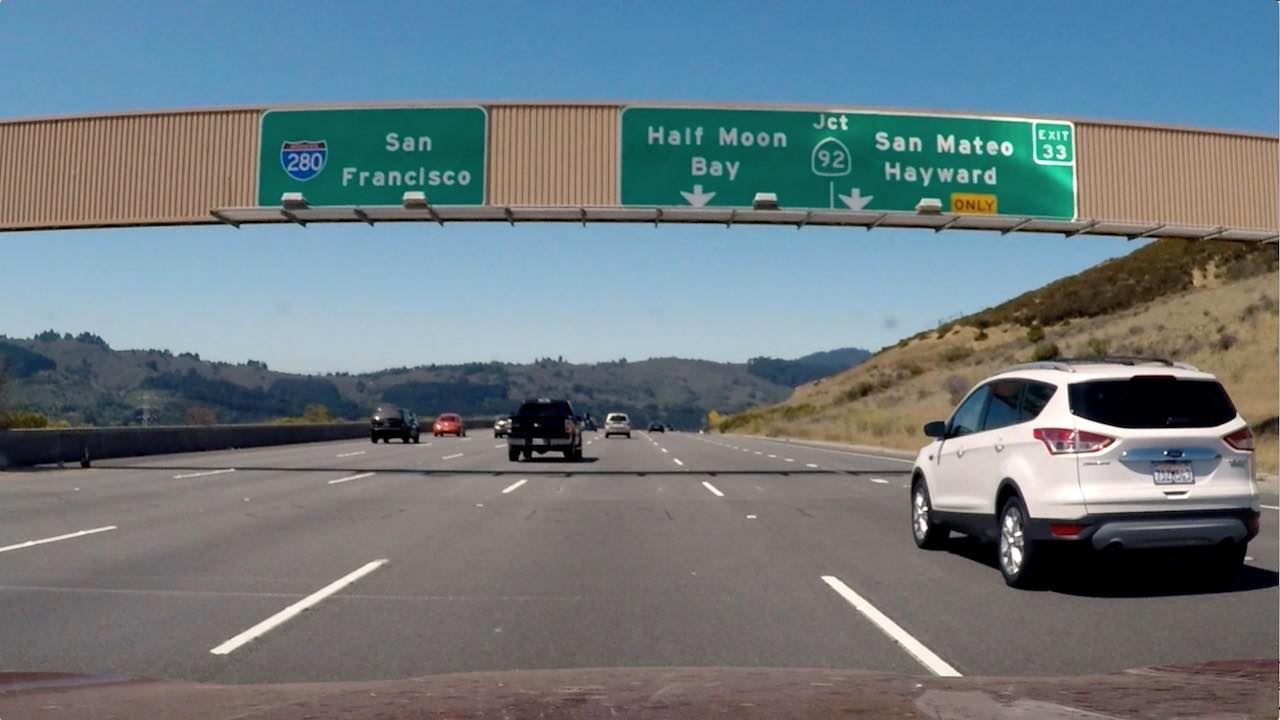
#> input picture 6. (lesson) Camera Calibration/direction_of_the_gradient/signs_vehicles_xygrad.png, 1280 x 720 px
$ python gui_dir_thresh.py   (older library calls are emulated)
#> lines starting #> are read from the running program, lines starting #| are printed output that depends on the picture; after the words box and inside, x2 and y2 are one past the last pixel; in counts of white or black regions, pixels touching at a corner belong together
#> further down, img is the input picture: shape (720, 1280, 3); mean B, G, R 127.5, 121.6, 109.2
import cv2
import numpy as np

def nothing(x):
    pass

def dir_threshold(img, sobel_kernel=3, thresh=(0, np.pi/2)):

    # Apply the following steps to img
    # 1) Convert to grayscale
#> called with sobel_kernel = 1, thresh = (0, 0)
    gray = cv2.cvtColor(img, cv2.COLOR_RGB2GRAY)

    # 2) Take the gradient in x and y separately
    sobelx = cv2.Sobel(gray, cv2.CV_64F, 1, 0, ksize=sobel_kernel)
    sobely = cv2.Sobel(gray, cv2.CV_64F, 0, 1, ksize=sobel_kernel)
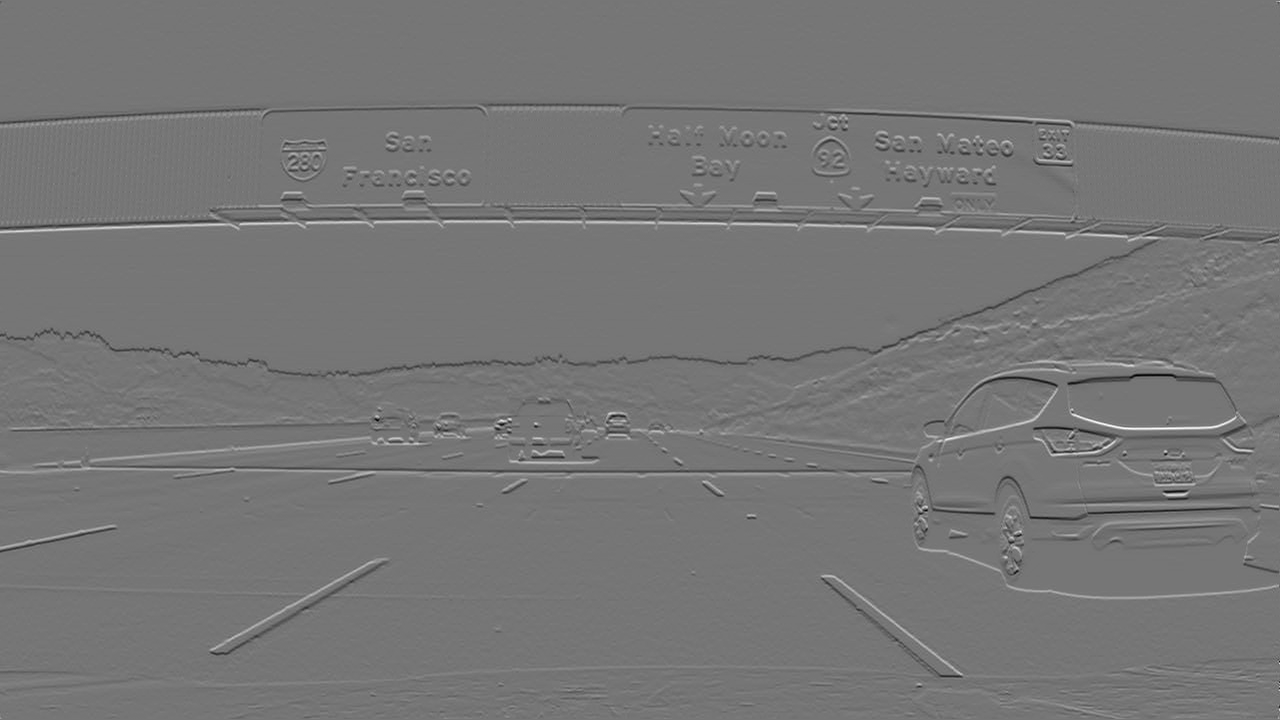
#> sobely: shape (720, 1280) float64; min -200, max 231, mean -0.1; drawn with min black and max white

    # 3) Take the absolute value of the x and y gradients
    abs_sobelx = np.absolute(sobelx)
    abs_sobely = np.absolute(sobely)
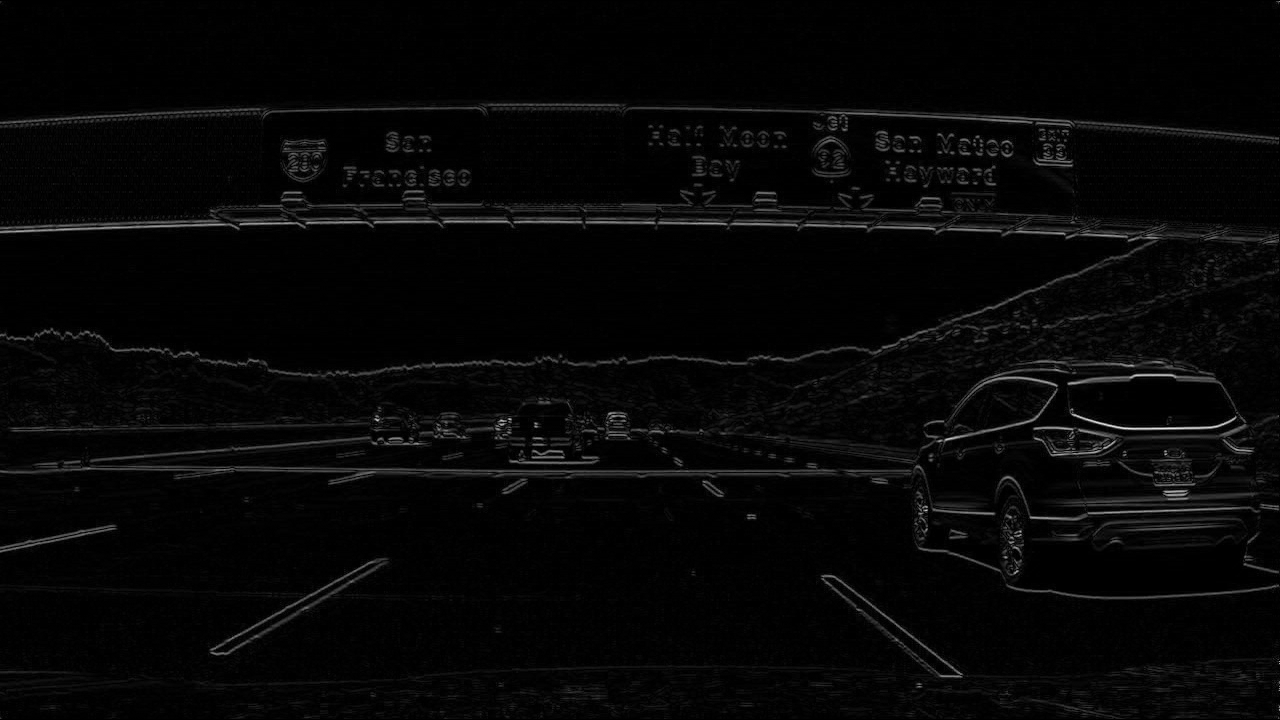
#> abs_sobely: shape (720, 1280) float64; min 0, max 231, mean 6.5

    # 4) Use np.arctan2(abs_sobely, abs_sobelx) to calculate the direction of the gradient
    direction = np.arctan2(abs_sobely, abs_sobelx)
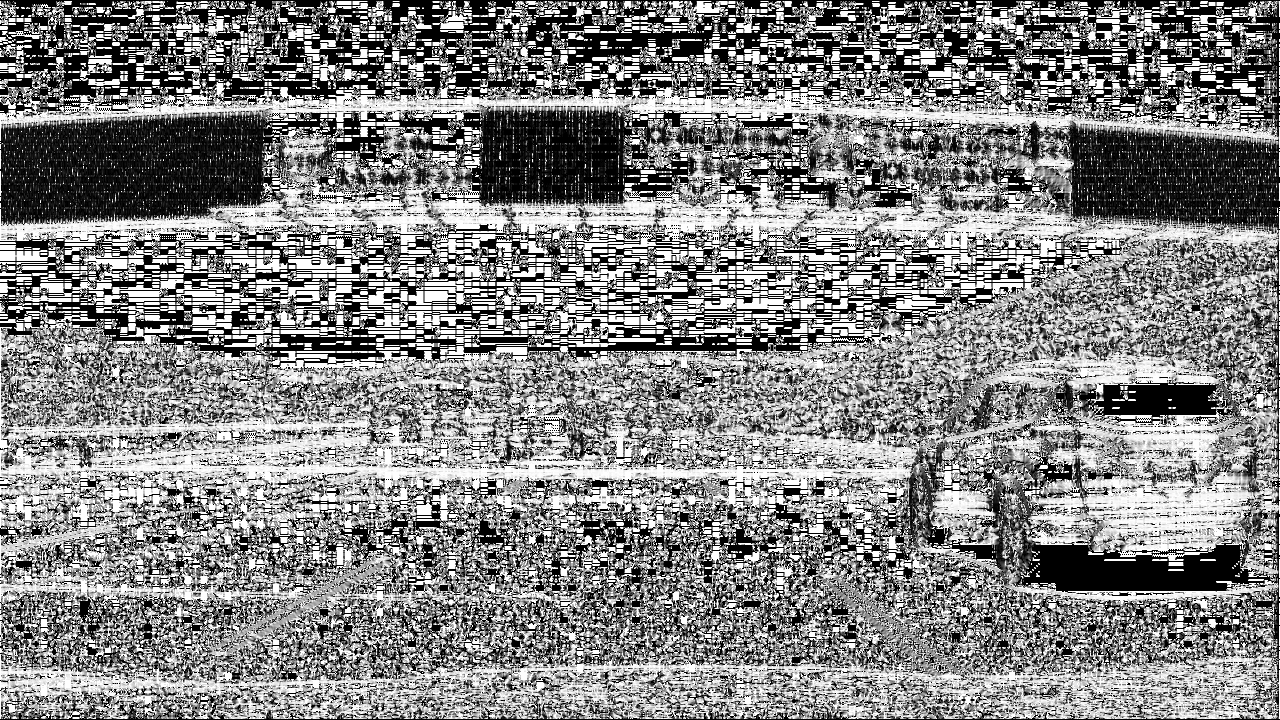
#> direction: shape (720, 1280) float64; min 0, max 1.57, mean 0.81; drawn with min black and max white

    # 5) Create a binary mask where mag thresholds are met
    binary_output = np.zeros_like(direction)
    binary_output[(direction >= thresh[0]) & (direction <= thresh[1])] = 255

    # 6) Return this mask as your binary_output image
    return binary_output

# define a window
window_name = 'Magnitude of the Gradient'
cv2.namedWindow(window_name)

# Read the image
img = cv2.imread('signs_vehicles_xygrad.png')

# create trackbars
granularity = 100
cv2.createTrackbar('thresh_min', window_name, 0, int((np.pi / 2) * granularity), nothing)
cv2.createTrackbar('thresh_max', window_name, 0, int((np.pi / 2) * granularity), nothing)
cv2.createTrackbar('sobel_kernel', window_name, 1, 31, nothing)

while(1):

    # get current positions of our trackbars
    thresh_min = cv2.getTrackbarPos('thresh_min', window_name)
    thresh_max = cv2.getTrackbarPos('thresh_max', window_name)
    sobel_kernel = cv2.getTrackbarPos('sobel_kernel', window_name)

    # kernel must be odd, so subtract 1 if parameter is even
    sobel_kernel = sobel_kernel - 1 if (sobel_kernel % 2) == 0 else sobel_kernel

    # Run the function
    grad_binary = dir_threshold(img, sobel_kernel=sobel_kernel, thresh=(thresh_min / granularity, thresh_max / granularity))
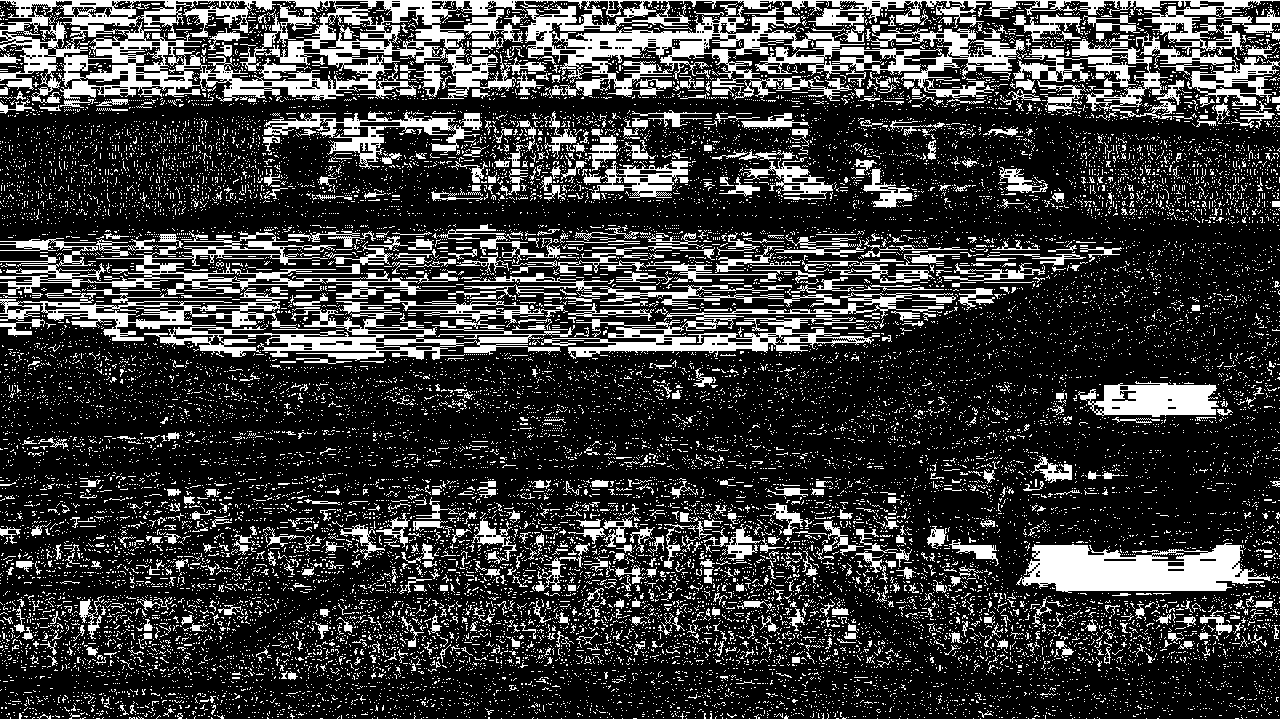
#> grad_binary: shape (720, 1280) float64; 22.8% white; 21293 white regions (20487 under 20 px), largest, box (x1, y1, x2, y2) and area: (0, 0, 1280, 103) 44615, (1016, 543, 1271, 593) 8170, (0, 231, 448, 298) 6454

    # show the image
    cv2.imshow(window_name, grad_binary)

    # wait 1 sec on keypress = (esc)
    k = cv2.waitKey(1) & 0xFF
#> (key Esc is pressed here)
    if k == 27:
        break


cv2.destroyAllWindows()
